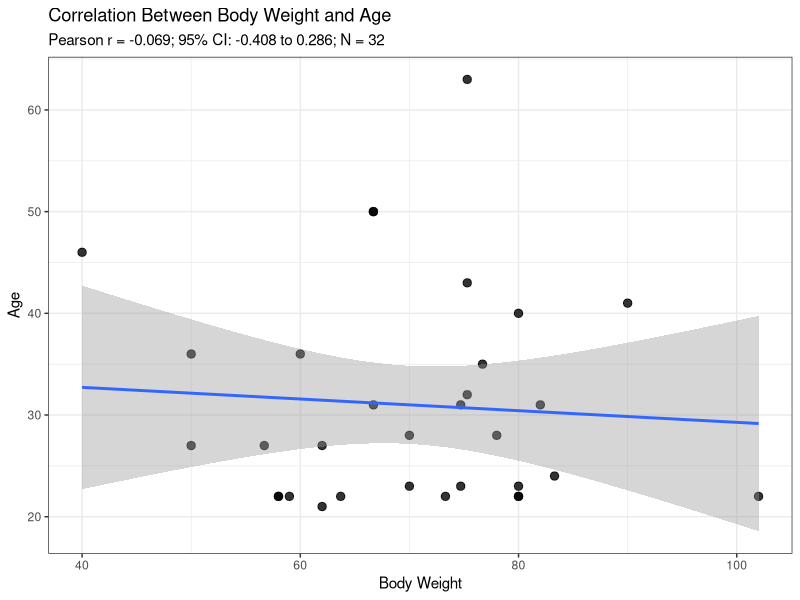
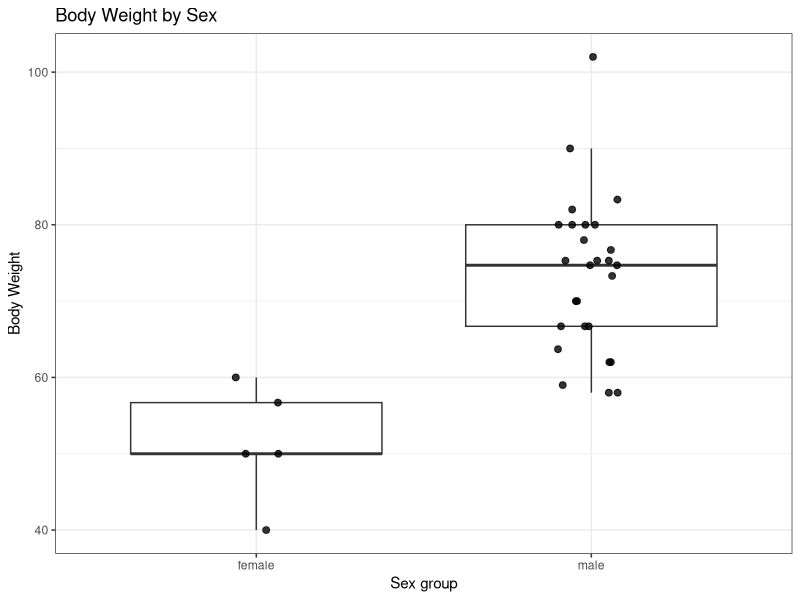
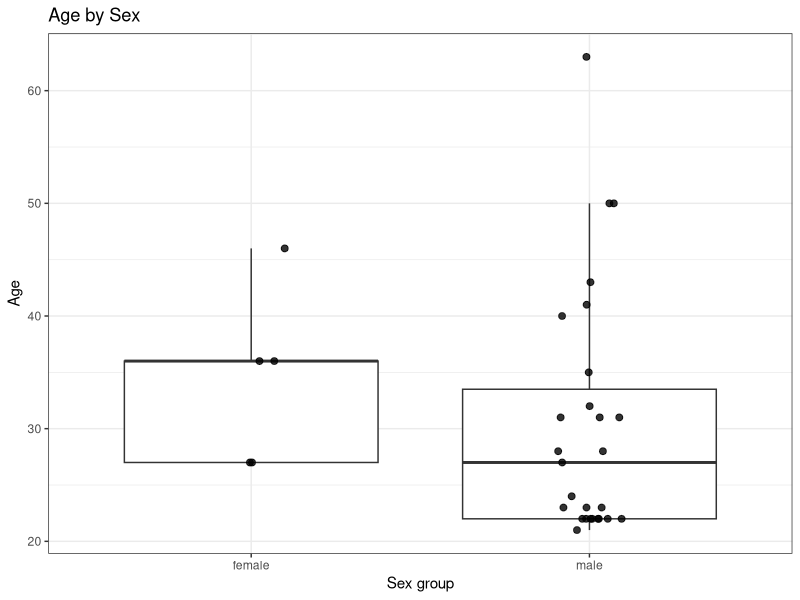

R code for these plots, in order: (Note: this script raises an error after producing the figures.)
## ---- chunk 1
############################################################
# M3A-1. Covariate data preparation and descriptive statistics
############################################################

library(dplyr)
library(tidyr)
library(readr)
library(here)

# 1. Read the cleaned modeling dataset
M3A_data <- read_csv(
  here("Data", "warfarin_full_dataset_ID9_cleaned_for_popPKPD.csv"),
  show_col_types = FALSE
)

# Check actual column names
names(M3A_data)

# 2. Check whether baseline covariates are consistent within each ID
covariate_consistency <- M3A_data %>%
  group_by(id) %>%
  summarise(
    n_WT  = n_distinct(wt[!is.na(wt)]),
    n_AGE = n_distinct(age[!is.na(age)]),
    n_SEX = n_distinct(sex[!is.na(sex)]),
    .groups = "drop"
  )

inconsistent_ids <- covariate_consistency %>%
  filter(n_WT > 1 | n_AGE > 1 | n_SEX > 1)

inconsistent_ids

# 3. Create one subject-level covariate record per ID
cov_subject <- M3A_data %>%
  select(id, wt, age, sex) %>%
  distinct() %>%
  arrange(id)

cov_subject

# 4. Continuous covariate summary
continuous_summary <- cov_subject %>%
  select(wt, age) %>%
  pivot_longer(
    cols = everything(),
    names_to = "covariate",
    values_to = "value"
  ) %>%
  group_by(covariate) %>%
  summarise(
    n       = sum(!is.na(value)),
    missing = sum(is.na(value)),
    mean    = mean(value, na.rm = TRUE),
    sd      = sd(value, na.rm = TRUE),
    median  = median(value, na.rm = TRUE),
    q1      = unname(quantile(value, 0.25, na.rm = TRUE)),
    q3      = unname(quantile(value, 0.75, na.rm = TRUE)),
    minimum = min(value, na.rm = TRUE),
    maximum = max(value, na.rm = TRUE),
    .groups = "drop"
  ) %>%
  mutate(
    covariate = toupper(covariate),
    across(
      c(mean, sd, median, q1, q3, minimum, maximum),
      ~ round(.x, 2)
    )
  ) %>%
  as.data.frame()

continuous_summary

# 5. Categorical covariate summary
sex_summary <- cov_subject %>%
  mutate(
    sex = ifelse(
      is.na(sex),
      "Missing",
      as.character(sex)
    )
  ) %>%
  count(
    sex,
    name = "n",
    .drop = FALSE
  ) %>%
  mutate(
    percent = round(100 * n / sum(n), 1)
  ) %>%
  rename(
    SEX = sex,
    N = n,
    Percent = percent
  ) %>%
  as.data.frame()

sex_summary

## ---- chunk 2

############################################################
# M3A-2. Pearson correlation between WT and AGE
############################################################

library(dplyr)
library(tibble)

pearson_data <- cov_subject %>%
  transmute(
    id  = as.character(id),
    wt  = as.numeric(wt),
    age = as.numeric(age)
  ) %>%
  filter(
    complete.cases(wt, age)
  )

if (nrow(pearson_data) < 3) {
  stop("Fewer than three subjects have complete WT and AGE data.")
}

# Pearson correlation test for WT-AGE
pearson_test <- cor.test(
  x = pearson_data$wt,
  y = pearson_data$age,
  method = "pearson",
  conf.level = 0.95
)

# Report-ready result table
pearson_result <- tibble(
  Relationship = "WT vs AGE",
  N = nrow(pearson_data),
  Pearson_r = round(unname(pearson_test$estimate), 3),
  CI_lower = round(pearson_test$conf.int[1], 3),
  CI_upper = round(pearson_test$conf.int[2], 3),
  P_value = signif(pearson_test$p.value, 3)
)

pearson_result

# Scatter Plot for WT-AGE co-linearity

library(ggplot2)

pearson_subtitle <- sprintf(
  "Pearson r = %.3f; 95%% CI: %.3f to %.3f; N = %d",
  unname(pearson_test$estimate),
  pearson_test$conf.int[1],
  pearson_test$conf.int[2],
  nrow(pearson_data)
)

plot_wt_age <- ggplot(
  pearson_data,
  aes(x = wt, y = age)
) +
  geom_point(
    size = 2.5,
    alpha = 0.8
  ) +
  geom_smooth(
    method = "lm",
    formula = y ~ x,
    se = TRUE
  ) +
  theme_bw() +
  labs(
    title = "Correlation Between Body Weight and Age",
    subtitle = pearson_subtitle,
    x = "Body Weight",
    y = "Age"
  )

plot_wt_age

## ---- chunk 3
############################################################
# M3A-3. WT and AGE correlating to SEX
############################################################

library(dplyr)
library(ggplot2)

# Prepare subject-level data
sex_plot_data <- cov_subject %>%
  mutate(
    wt = as.numeric(wt),
    age = as.numeric(age),
    sex_group = factor(sex)
  ) %>%
  filter(!is.na(sex_group))


# WT-SEX Correlation

plot_wt_sex <- ggplot(
  sex_plot_data,
  aes(x = sex_group, y = wt)
) +
  geom_boxplot(
    outlier.shape = NA,
    na.rm = TRUE
  ) +
  geom_jitter(
    width = 0.10,
    height = 0,
    size = 2,
    alpha = 0.8,
    na.rm = TRUE
  ) +
  theme_bw() +
  labs(
    title = "Body Weight by Sex",
    x = "Sex group",
    y = "Body Weight"
  )

plot_wt_sex

# AGE-SEX Correlation

plot_age_sex <- ggplot(
  sex_plot_data,
  aes(x = sex_group, y = age)
) +
  geom_boxplot(
    outlier.shape = NA,
    na.rm = TRUE
  ) +
  geom_jitter(
    width = 0.10,
    height = 0,
    size = 2,
    alpha = 0.8,
    na.rm = TRUE
  ) +
  theme_bw() +
  labs(
    title = "Age by Sex",
    x = "Sex group",
    y = "Age"
  )

plot_age_sex

## ---- chunk 4
############################################################
# M3A-4. ETA-covariate exploratory analysis
############################################################

library(dplyr)
library(ggplot2)

# Organizing eta estimates from the selected base model in M2

fit_M3_base <- fit_M2_full_IIV    #YOU HAVE TO RUN M2 FIRST TO RUN THIS SECTION
M3_base_fit_df <- as.data.frame(fit_M3_base)
eta_subject <- M3_base_fit_df %>%
  transmute(
    id = as.character(ID),
    eta_cl = eta.cl,
    eta_v  = eta.v
  ) %>%
  group_by(id) %>%
  summarise(
    eta_cl = first(eta_cl),
    eta_v  = first(eta_v),
    .groups = "drop"
  )

# Merge ETA estimates with the subject-level covariate dataset
eta_cov_data <- cov_subject %>%
  mutate(
    id = as.character(id),
    wt = as.numeric(wt),
    age = as.numeric(age),
    sex_group = factor(sex)
  ) %>%
  left_join(
    eta_subject,
    by = "id"
  )

eta_cov_data
## ---- chunk 5
# ETA(CL/F) vs body weight
plot_eta_cl_wt <- ggplot(
  eta_cov_data,
  aes(x = wt, y = eta_cl)
) +
  geom_point(
    size = 2.5,
    alpha = 0.8
  ) +
  geom_hline(
    yintercept = 0,
    linetype = "dashed"
  ) +
  geom_smooth(
    method = "lm",
    formula = y ~ x,
    se = TRUE
  ) +
  theme_bw() +
  labs(
    title = "ETA(CL/F) vs Body Weight",
    x = "Body Weight (kg)",
    y = "ETA(CL/F)"
  )

plot_eta_cl_wt
## ---- chunk 6
# ETA(CL/F) vs age
plot_eta_cl_age <- ggplot(
  eta_cov_data,
  aes(x = age, y = eta_cl)
) +
  geom_point(
    size = 2.5,
    alpha = 0.8
  ) +
  geom_hline(
    yintercept = 0,
    linetype = "dashed"
  ) +
  geom_smooth(
    method = "lm",
    formula = y ~ x,
    se = TRUE
  ) +
  theme_bw() +
  labs(
    title = "ETA(CL/F) vs Age",
    x = "Age (years)",
    y = "ETA(CL/F)"
  )

plot_eta_cl_age
## ---- chunk 7
# ETA(V/F) vs body weight
plot_eta_v_wt <- ggplot(
  eta_cov_data,
  aes(x = wt, y = eta_v)
) +
  geom_point(
    size = 2.5,
    alpha = 0.8
  ) +
  geom_hline(
    yintercept = 0,
    linetype = "dashed"
  ) +
  geom_smooth(
    method = "lm",
    formula = y ~ x,
    se = TRUE
  ) +
  theme_bw() +
  labs(
    title = "ETA(V/F) vs Body Weight",
    x = "Body Weight (kg)",
    y = "ETA(V/F)"
  )

plot_eta_v_wt
## ---- chunk 8
# ETA(V/F) vs age
plot_eta_v_age <- ggplot(
  eta_cov_data,
  aes(x = age, y = eta_v)
) +
  geom_point(
    size = 2.5,
    alpha = 0.8
  ) +
  geom_hline(
    yintercept = 0,
    linetype = "dashed"
  ) +
  geom_smooth(
    method = "lm",
    formula = y ~ x,
    se = TRUE
  ) +
  theme_bw() +
  labs(
    title = "ETA(V/F) vs Age",
    x = "Age (years)",
    y = "ETA(V/F)"
  )

plot_eta_v_age

## ---- chunk 9
# ETA(CL/F) by sex
plot_eta_cl_sex <- ggplot(
  eta_cov_data,
  aes(x = sex_group, y = eta_cl)
) +
  geom_boxplot(
    outlier.shape = NA,
    na.rm = TRUE
  ) +
  geom_jitter(
    width = 0.10,
    height = 0,
    size = 2,
    alpha = 0.8,
    na.rm = TRUE
  ) +
  geom_hline(
    yintercept = 0,
    linetype = "dashed"
  ) +
  theme_bw() +
  labs(
    title = "ETA(CL/F) by Sex",
    x = "Sex group",
    y = "ETA(CL/F)"
  )

plot_eta_cl_sex

# ETA(V/F) by sex
plot_eta_v_sex <- ggplot(
  eta_cov_data,
  aes(x = sex_group, y = eta_v)
) +
  geom_boxplot(
    outlier.shape = NA,
    na.rm = TRUE
  ) +
  geom_jitter(
    width = 0.10,
    height = 0,
    size = 2,
    alpha = 0.8,
    na.rm = TRUE
  ) +
  geom_hline(
    yintercept = 0,
    linetype = "dashed"
  ) +
  theme_bw() +
  labs(
    title = "ETA(V/F) by Sex",
    x = "Sex group",
    y = "ETA(V/F)"
  )

plot_eta_v_sex
## ---- chunk 10
############################################################
# M3A-3. ggplots output
############################################################

# WT vs AGE
ggsave(
  "M3A_WT_vs_AGE.png",
  plot = plot_wt_age,
  width = 7, height = 5, dpi = 300
)

# WT by SEX
ggsave(
  "M3A_WT_by_SEX.png",
  plot = plot_wt_sex,
  width = 7, height = 5, dpi = 300
)

# AGE by SEX
ggsave(
  "M3A_AGE_by_SEX.png",
  plot = plot_age_sex,
  width = 7, height = 5, dpi = 300
)

# ETA(CL/F) vs WT
ggsave(
  "M3A_ETA_CL_vs_WT.png",
  plot = plot_eta_cl_wt,
  width = 7, height = 5, dpi = 300
)

# ETA(CL/F) vs AGE
ggsave(
  "M3A_ETA_CL_vs_AGE.png",
  plot = plot_eta_cl_age,
  width = 7, height = 5, dpi = 300
)

# ETA(CL/F) by SEX
ggsave(
  "M3A_ETA_CL_by_SEX.png",
  plot = plot_eta_cl_sex,
  width = 7, height = 5, dpi = 300
)

# ETA(V/F) vs WT
ggsave(
  "M3A_ETA_V_vs_WT.png",
  plot = plot_eta_v_wt,
  width = 7, height = 5, dpi = 300
)

# ETA(V/F) vs AGE
ggsave(
  "M3A_ETA_V_vs_AGE.png",
  plot = plot_eta_v_age,
  width = 7, height = 5, dpi = 300
)

# ETA(V/F) by SEX
ggsave(
  "M3A_ETA_V_by_SEX.png",
  plot = plot_eta_v_sex,
  width = 7, height = 5, dpi = 300
)
